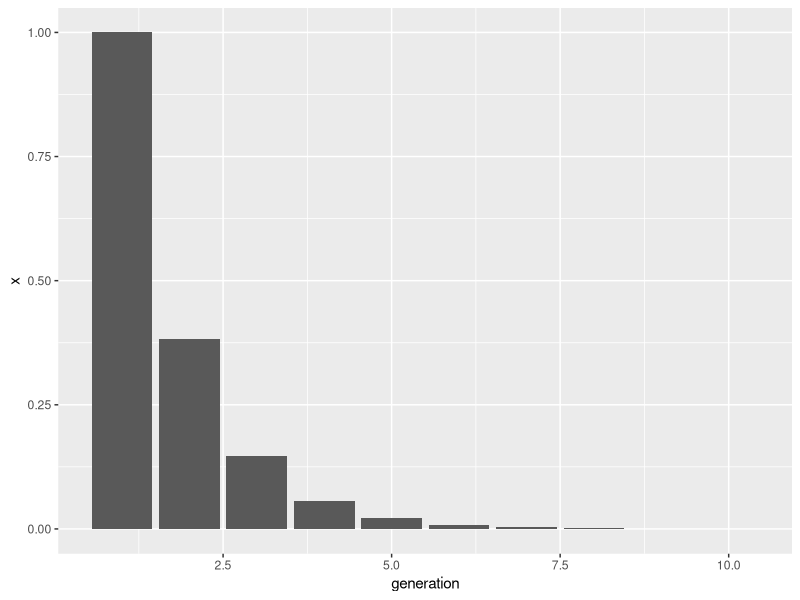

Write the R code that produced this figure.
#
#
#
#
#
#
#
#
#
#
#
#
#
#
#
#
#
#
#
#
#
#
#
#
#
#
#
#
#
#
#
#
#
#
#
#
#
#
#
#
#
#
#
#
#
#
#
#
#
#
#
#
#
#
#
#
#
#
#
#
#
#
#
#
#
#
#
#
#
#
#
#
#
#
#
#
#
#
#
#
#
#
#
#
#
#
#
#
#
#
#
#
#
#
#
#
#
#
#
#
#
#
#
#
#
#
#
#
#
#
#
#
#
#
#
#
#
#
#
#
#
#
#
#
#
#
#
#
#
#
#
#
#
#
#
#
#
#
#
#
#
#
#
#
#
#
#
#
#
#
#
#
#
#
#
#
#
#
#
#
#
#
#
#
#
#
#
#
#
#
#
#
#
#
#
#
#
#
#
#
#
#
#
#
#
#
#
#
#
#
#
#
#
#
#
#
#
#
#
#
#
#
#
#
#
#
#
#
#
#
#
#
#
#
#
#
#
#
#
#
#
#
#
#
#
#
#
#
#
#
#
#
#
#
#
#
#
#
#
#
#
#
#
#
#
#
#
#
#
#
#
#
#
#
#
#
#
#
#
#
#
#
#
#
#
#
#
#
#
#
#
#
#
#
#
#
#
#
#
#
#
#
#
#
#
#
#
#
#
#
#
#
#
#
#
#
#
#
#
#
#
#
#
#
#
#
#
#
#
#
#
#
#
#
#
#
#
#
#
#
#
#
#
#
#
#
#
#
#
#
#
#
#
#
#
#
#
#
#
#
#
#
#
#
#
#
#
#
#
#
#
#
#
#
#
#
#
#
#
#
#
#
#
#
#
#
#
#
#
#
#
#
#
#
#
#
#
#
#
#
#
#
#
#
#
#
#
#
#
#
#
#
#
#
#
#
#
#
#
#
#
#
#
#
#
#
#
#
#
#
#
#
#
#
#
#
#
#
#
#
#
#
#
#
#
#
#
#
#
#
#
#
#
#
#
#
#
#
#
#
#
#
#
#
#
#
#
#
#
#
#
#
#
#
#
#
#
#
#
#
#
#
#
#
#
#
#
#
#
#
#
#
#
#
#
#
#
#
#
#
#
#
#
#
#
#
#
#
#
#
#
#
#
#
#
#
#
#
#
#
#
#
#
#
#
#
#
#
#
#
#
#
#
#
#
#
#
#
#
#
#
#
#
#
#
#
#
#
#
#
#
#
#
#
#
#
#
#
#
#
#
#
#
#
#
#
#
#
#
#
#
#
#
#
#
#
#
#
#
#
#
#
#
#
#
#
#
#
#
#| column: margin
#| fig-width: 3
#| fig-height: 1
#| fig-cap: Simulation to confirm the solution. We let $\beta=\gamma=1$, implying a law of motion of $x_{t+1}=3x_t-x_{t-1}$, and as predicted $x$ declines by a factor of 0.38 each generation.

library(tidyverse)

x <- c(1, 0.381966) # initialize sequence with x_0=2, x_1=0.381966
i <- 2 # counter
while (i < 10) { # only go to 10 generations because we lose accuracy and everything turns negative
   x <- c(x, 3 * x[i] - x[i - 1])
   i <- i + 1
}
ggplot(tibble(x), aes(x = 1:nrow(tibble(x)), y = x)) +
   geom_bar(stat = "identity") +
   xlab("generation")
#
#
#
#
#
#
#
#
#
#
#
#
#
#
#
#
#
#
#
#
#
#
#
#
#
#
#
#
#
#
#
#
#
#
#
#
#
#
#
#
#
#
#
#
#
#
#
#
#
#
#
#
#
#
#
#
#
#
#
#
#
#
#
#
#
#
#
#
#
#
#
#
#
#
#
#
#
#
#
#
#
#
#
#
#
#
#
#
#
